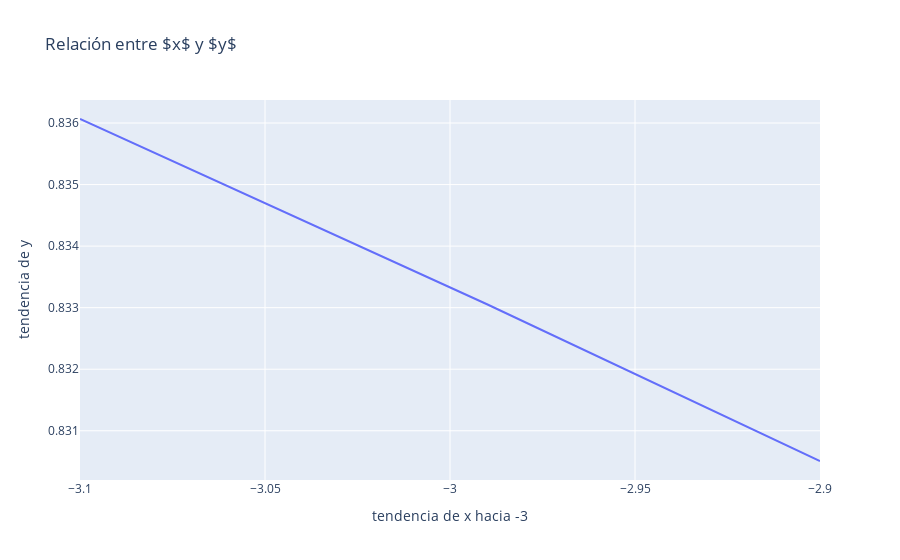

The code cell stored with this chart in its notebook:
### Markdown cell above
## Mejor un gráfico animado

### Code cell
import pandas as pd 
import plotly.express as px
fig = px.line(tabla,x = tabla.keys()[0], y = tabla.keys()[1],\
              title=r'Relación entre $x$ y $y$')


fig.show()

fig.write_html('relacion_entre_x_e_y.html', auto_open=True)

### Figure 1 — Plotly figure (JSON) as saved in the notebook; plotly's stock layout.template omitted (floating-point values rounded to 4 significant figures)
{"data": [{"hovertemplate": "tendencia de x hacia -3=%{x}<br>tendencia de y=%{y}<extra></extra>", "legendgroup": "", "line": {"color": "#636efa", "dash": "solid"}, "marker": {"symbol": "circle"}, "mode": "lines", "name": "", "orientation": "v", "showlegend": false, "type": "scatter", "x": [-3.1, -3.01, -3.001, -2.999, -2.99, -2.9], "xaxis": "x", "y": [0.8361, 0.8336, 0.8334, 0.8333, 0.8331, 0.8305], "yaxis": "y"}], "layout": {"legend": {"tracegroupgap": 0}, "title": {"text": "Relación entre $x$ y $y$"}, "xaxis": {"anchor": "y", "domain": [0, 1], "title": {"text": "tendencia de x hacia -3"}}, "yaxis": {"anchor": "x", "domain": [0, 1], "title": {"text": "tendencia de y"}}}}
